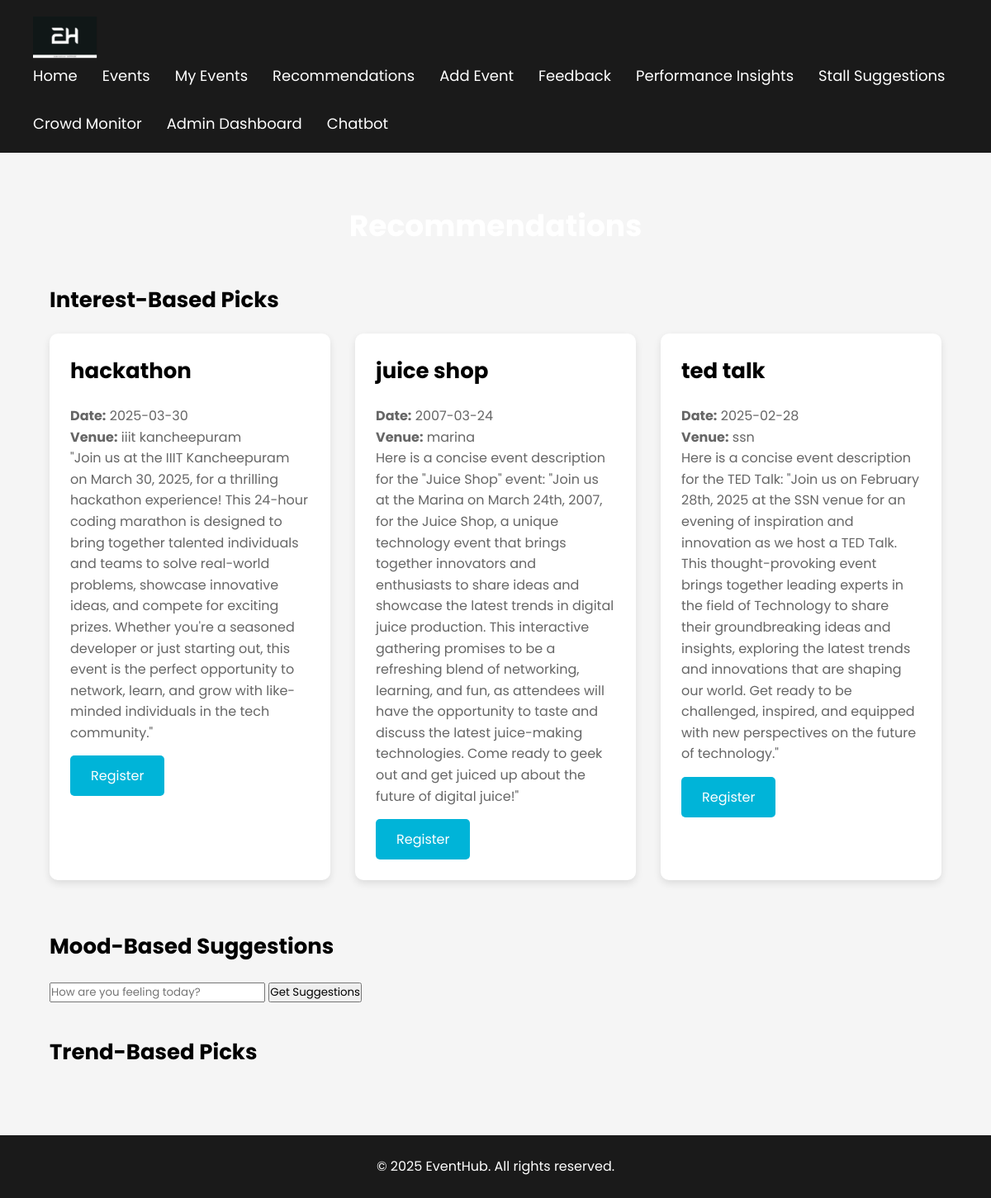
The page /recommendations (signed in) on the database its author committed.
### tables this page shows
CREATE TABLE events (
        id INTEGER PRIMARY KEY AUTOINCREMENT,
        title TEXT NOT NULL,
        date TEXT,
        venue TEXT,
        description TEXT,
        category TEXT NOT NULL,
        created_by INTEGER,
        FOREIGN KEY (created_by) REFERENCES users(id)
    );

### app.py (the view)
@app.route('/recommendations', methods=['GET', 'POST'])
def recommendations():
    user_id = session.get('user_id')
    if not user_id:
        return redirect(url_for('index'))
    interest_events = get_interest_based_events(user_id)
    mood_events = []
    trend_events = get_trend_based_events(user_id)
    if request.method == 'POST':
        mood_input = request.form.get('mood')
        if mood_input:
            mood_events = get_mood_based_events(mood_input)
    return render_template('recommendations.html', interest_events=interest_events, mood_events=mood_events, trend_events=trend_events, user_id=user_id)

### app.py (called while the page is built, shortened)
def get_db_connection():
    conn = sqlite3.connect('emr.db')
    conn.row_factory = sqlite3.Row
    return conn

def get_user(user_id):
    conn = get_db_connection()
    cursor = conn.cursor()
    cursor.execute("SELECT * FROM users WHERE id = ?", (user_id,))
    user = cursor.fetchone()
    conn.close()
    return user

def get_interest_based_events(user_id):
    user = get_user(user_id)
    if not user or not user['interests']:
        return []
    interests = user['interests'].split(',')
    conn = get_db_connection()
    cursor = conn.cursor()
    query = "SELECT * FROM events WHERE category IN ({})".format(','.join('?' * len(interests)))
    cursor.execute(query, interests)
    recommended = cursor.fetchall()
    conn.close()
    return recommended

def calculate_trend_scores(user_id, decay_rate=0.02):
    conn = get_db_connection()
    cursor = conn.cursor()
    cursor.execute("""
        SELECT e.category, r.registration_date, r.id
        FROM registrations r
        JOIN events e ON r.event_id = e.id
        WHERE r.user_id = ?
    """, (user_id,))
    bookings = cursor.fetchall()
    conn.close()
    if not bookings:
        return {}
    category_scores = {}
    current_date = datetime.now()
    booking_ids = [booking['id'] for booking in bookings if 'id' in booking and booking['id'] is not None]
    if not booking_ids:
        return {}

def get_trend_based_events(user_id):
    scores = calculate_trend_scores(user_id)
    if not scores:
        return []

### templates/recommendations.html (shortened to what this page needs)
<!DOCTYPE html>
<html lang="en">
<head>
    <link rel="stylesheet" href="{{ url_for('static', filename='css/styles.css') }}">
</head>
<body>
    <nav class="navbar">
        <div class="logo animate-slide-in-left">
            <img src="{{ url_for('static', filename='images/logo.png') }}" alt="EventHub Logo">
        </div>
        <ul class="nav-links">
            <li class="animate-slide-in-right"><a href="/">Home</a></li>
            <li class="animate-slide-in-right"><a href="/events">Events</a></li>
            <li class="animate-slide-in-right"><a href="/my_events">My Events</a></li>
            <li class="animate-slide-in-right"><a href="/recommendations">Recommendations</a></li>
            <li class="animate-slide-in-right"><a href="/add_event">Add Event</a></li>
            <li class="animate-slide-in-right"><a href="/feedback">Feedback</a></li>
            <li class="animate-slide-in-right"><a href="/performance_insights">Performance Insights</a></li>
            <li class="animate-slide-in-right"><a href="/stall_suggestions">Stall Suggestions</a></li>
            <li class="animate-slide-in-right"><a href="/crowd_monitor">Crowd Monitor</a></li>
            <li class="animate-slide-in-right"><a href="/admin_dashboard">Admin Dashboard</a></li>
            <li class="animate-slide-in-right"><a href="/chatbot">Chatbot</a></li>
        </ul>
    </nav>
    <section class="latest-work">
        <h2 class="animate-slide-up">Recommendations</h2>
        <div class="tabs">
            <div class="tab animate-slide-up">
                <h3>Interest-Based Picks</h3>
                <div class="work-grid">
                    {% for event in interest_events %}
                    <div class="work-card animate-card">
                        <h3>{{ event.title }}</h3>
                        <p><strong>Date:</strong> {{ event.date }}</p>
                        <p><strong>Venue:</strong> {{ event.venue }}</p>
                        <p>{{ event.description }}</p>
                        <button class="register-btn animate-button" data-event-id="{{ event.id }}">Register</button>
                    </div>
                    {% endfor %}
                </div>
            </div>
            <div class="tab animate-slide-up">
                <h3>Mood-Based Suggestions</h3>
                <form method="POST">
                    <input type="text" name="mood" placeholder="How are you feeling today?" required class="animate-input">
                    <button type="submit" class="animate-button">Get Suggestions</button>
                </form>
            </div>
            <div class="tab animate-slide-up">
                <h3>Trend-Based Picks</h3>
            </div>
        </div>
    </section>
    <footer class="animate-slide-up">
        <p>© 2025 EventHub. All rights reserved.</p>
    </footer>
</body>
</html>

### static/css/styles.css (style rules this page uses)
* { margin: 0; padding: 0; box-sizing: border-box; font-family: 'Poppins', sans-serif; }
body { background-color: #f5f5f5; overflow-x: hidden; line-height: 1.6; }
.animate-slide-in-left { animation: slideInLeft 0.8s ease-out forwards; }
.animate-slide-in-right { animation: slideInRight 0.8s ease-out forwards; }
.animate-slide-up { animation: slideUp 0.8s ease-out forwards; }
.animate-card { animation: slideUp 0.8s ease-out forwards; transition: transform 0.3s ease, box-shadow 0.3s ease; }
.animate-button { transition: transform 0.3s ease, background-color 0.3s ease; }
.animate-input { transition: border-color 0.3s ease, box-shadow 0.3s ease; }
.navbar { display: flex; justify-content: space-between; align-items: center; background-color: #1a1a1a; padding: 20px 40px; color: white; flex-wrap: wrap; position: sticky; top: 0; z-index: 1000; transition: background-color 0.3s ease; }
.navbar .logo img { height: 50px; transition: transform 0.3s ease; }
.nav-links { list-style: none; display: flex; gap: 30px; flex-wrap: wrap; }
.nav-links li a { color: white; text-decoration: none; font-size: 18px; position: relative; transition: color 0.3s ease; }
.nav-links li a::after { content: ''; position: absolute; width: 0; height: 2px; background-color: #00b4d8; bottom: -5px; left: 0; transition: width 0.3s ease; }
.latest-work { padding: 60px; }
.latest-work h2 { font-size: 36px; margin-bottom: 40px; text-align: center; }
.work-grid { display: grid; grid-template-columns: repeat(auto-fit, minmax(320px, 1fr)); gap: 30px; }
.work-card { background-color: white; padding: 25px; border-radius: 10px; box-shadow: 0 4px 10px rgba(0, 0, 0, 0.1); transition: transform 0.3s ease, box-shadow 0.3s ease; margin-bottom: 20px; }
.work-card h3 { font-size: 26px; margin-bottom: 15px; }
.work-card p { font-size: 16px; color: #666; line-height: 1.6; }
.register-btn { margin-top: 15px; padding: 12px 25px; background-color: #00b4d8; color: white; border: none; border-radius: 5px; cursor: pointer; font-size: 16px; }
.tabs { display: flex; flex-direction: column; gap: 40px; }
.tab h3 { font-size: 26px; margin-bottom: 20px; }
footer { background-color: #1a1a1a; color: white; padding: 25px; text-align: center; }
h2.animate-slide-up { color:white; }

### rows shown on the page
events: title "hackathon", date "2025-03-30", venue "iiit kancheepuram", description "\"Join us at the IIIT Kancheepuram on March 30, 2025, for a thrilling hackathon experience! This 24-hour coding marathon is designed to bring together talented individuals and teams to solve real-world problems, showcase innovative ideas, and compete for exciting prizes. Whether you're a seasoned developer or just starting out, this event is the perfect opportunity to network, learn, and grow with like-minded individuals in the tech community.\""
events: title "juice shop", date "2007-03-24", venue "marina", description "Here is a concise event description for the \"Juice Shop\" event: \"Join us at the Marina on March 24th, 2007, for the Juice Shop, a unique technology event that brings together innovators and enthusiasts to share ideas and showcase the latest trends in digital juice production. This interactive gathering promises to be a refreshing blend of networking, learning, and fun, as attendees will have the opportunity to taste and discuss the latest juice-making technologies. Come ready to geek out and get juiced up about the future of digital juice!\""
events: title "ted talk", date "2025-02-28", venue "ssn", description "Here is a concise event description for the TED Talk: \"Join us on February 28th, 2025 at the SSN venue for an evening of inspiration and innovation as we host a TED Talk. This thought-provoking event brings together leading experts in the field of Technology to share their groundbreaking ideas and insights, exploring the latest trends and innovations that are shaping our world. Get ready to be challenged, inspired, and equipped with new perspectives on the future of technology.\""
